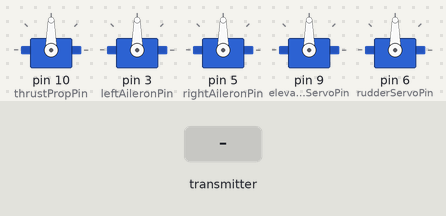
Bench run of a sketch on a simulated Arduino Uno, built with avr-gcc and run on an emulated ATmega328P. Parts: 5 × servo. The test bench sets the inputs (shaded band). No radio packets arrive unless stated.

Above: at 1.2 s.
1.3 s: the transmitter starts sending rollControl = 0
At 2.5 s:
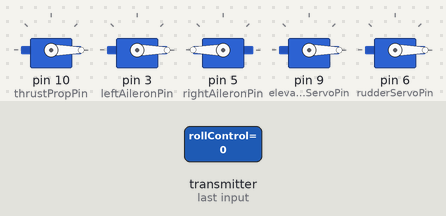
2.8 s: the transmitter starts sending thrustControl = 256
At 3.8 s:
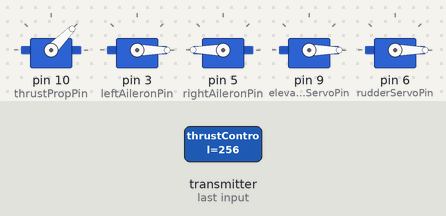
4.3 s: the transmitter starts sending yawControl = 256
At 4.9 s:
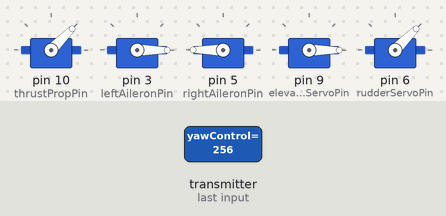
5.8 s: the transmitter starts sending pitchControl = 256
At 6.1 s:
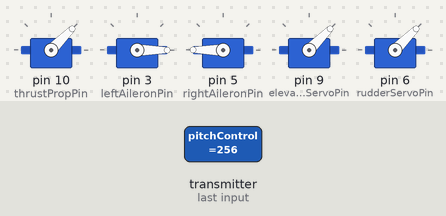
7.3 s: the transmitter starts sending rollControl = 256
At 8.4 s:
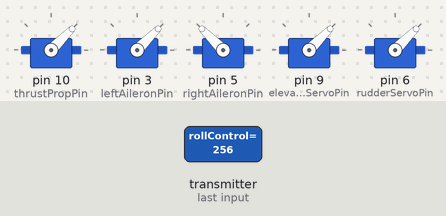
8.8 s: the transmitter starts sending thrustControl = 0
At 9.6 s:
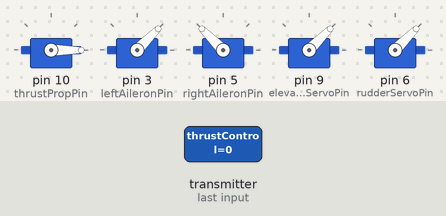
Timing chart, 0 to 11.3 s (numbered marks = the images above; inputs shaded):
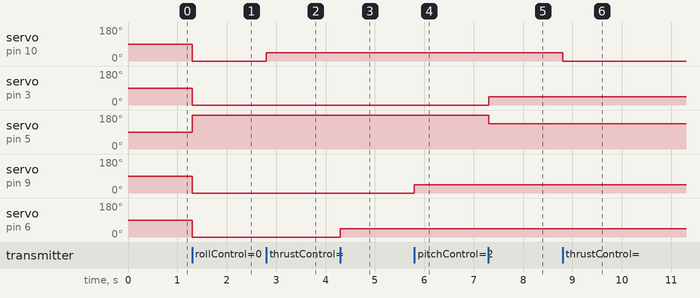

The sketch:

RecServoTest.ino
```cpp
#include <SPI.h>
#include <nRF24L01.h>
#include <RF24.h>
#include <Servo.h>

#define leftAileronPin 3
#define rightAileronPin 5
#define rudderServoPin 6
#define elevatorServoPin 9
#define thrustPropPin 10

RF24 radio(7, 8); // CE, CSN
Servo leftAileron;
Servo rightAileron;
Servo elevatorServo;
Servo rudderServo;
Servo thrustProp;

const byte address[6] = "A01A0";

struct dataPack{
  int rollControl;
  int thrustControl;
  int yawControl;
  int pitchControl;
  int buttonControl;
};
dataPack dataRec;

int rollCon;
int thrustCon;
int yawCon;
int pitchCon;
int buttonCon;

int rollServoVal;
int thrustServoVal;
int pitchServoVal;
int yawServoVal;

void manualMode(int rollCon,int thrustCon,int yawCon,int pitchCon){
  rollServoVal = map(rollCon,0,1024,0,180);
  pitchServoVal = map(pitchCon,0,1024,0,180);
  yawServoVal = map(yawCon,0,1024,0,180);
  thrustServoVal = map(thrustCon,0,1024,0,180);

  leftAileron.write(rollServoVal);
  rightAileron.write(180-rollServoVal);
  elevatorServo.write(pitchServoVal);
  rudderServo.write(yawServoVal);
  thrustProp.write(thrustServoVal);
}

void setup() {
  // put your setup code here, to run once:
  Serial.begin(9600);

    radio.begin();
  radio.openReadingPipe(0, address);
  radio.setPALevel(RF24_PA_MIN);
  radio.startListening();

  thrustProp.attach(thrustPropPin,1000,2000);
  leftAileron.attach(leftAileronPin);
  rightAileron.attach(rightAileronPin);
  elevatorServo.attach(elevatorServoPin);
  rudderServo.attach(rudderServoPin);


  delay(10);
}

void loop() {
  // put your main code here, to run repeatedly:
  if (radio.available()) {
    radio.read(&dataRec, sizeof(dataPack));
    rollCon = dataRec.rollControl;
    thrustCon = dataRec.thrustControl;
    yawCon = dataRec.yawControl;
    pitchCon = dataRec.pitchControl;
    buttonCon = dataRec.buttonControl;
    if(buttonCon == 0){
      manualMode(rollCon,thrustCon,yawCon,pitchCon);
    }
  }
}
```

Measured:
- after the input at 1.3 s, servo on pin 10 (thrustPropPin), servo on pin 3 (leftAileronPin), servo on pin 9 (elevatorServoPin), servo on pin 6 (rudderServoPin): 90° → 0° at once; servo on pin 5 (rightAileronPin): 90° → 180° at once
- after the input at 2.8 s, servo on pin 10 (thrustPropPin): 0° → 45° at once
- after the input at 4.3 s, servo on pin 6 (rudderServoPin): 0° → 45° at once
- after the input at 5.8 s, servo on pin 9 (elevatorServoPin): 0° → 45° at once
- after the input at 7.3 s, servo on pin 3 (leftAileronPin): 0° → 45° at once; servo on pin 5 (rightAileronPin): 180° → 135° at once
- after the input at 8.8 s, servo on pin 10 (thrustPropPin): 45° → 0° at once
